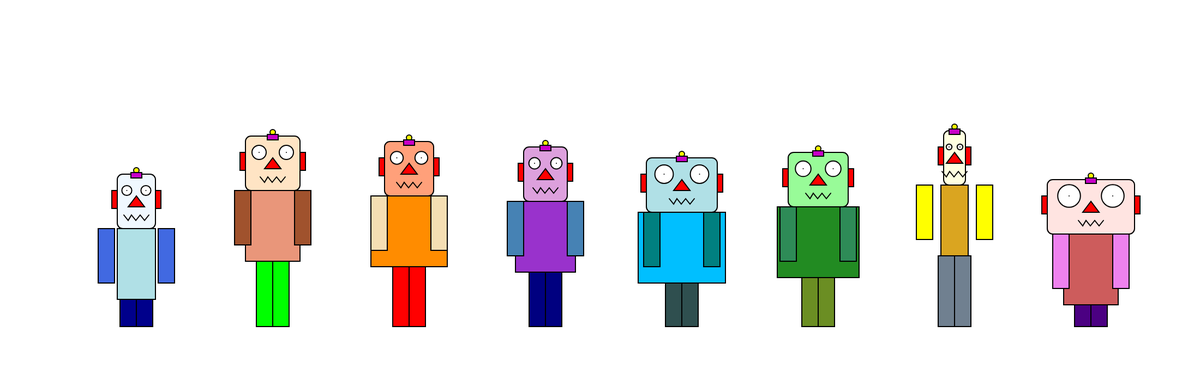
Frame 1 (no input)
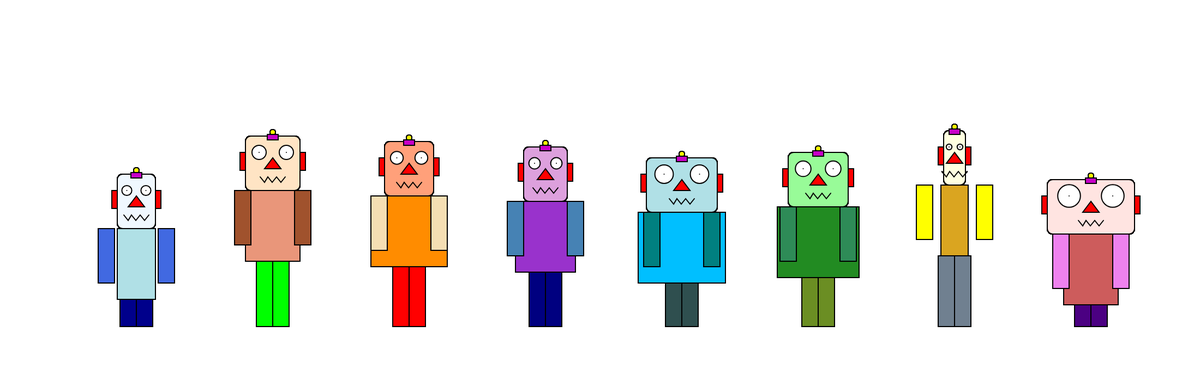
Frame 60 (no input)
Frame 120 (the mouse pressed at the canvas centre since frame 60): identical to frame 60, image omitted

The p5.js sketch that drew these frames (run headless with seeded random() and noise() and a simulated clock; from frame 60 on, the mouse is pressed at the canvas centre):

// p5.js sketch
// ── sketch.js
//Hack it - we are the robot family

//TASK 1. modify the code so that all three robots are drawn
//TASK 2. try changing the numbers to create your robot family
//TASK 3. create more arrays and use the values in them to add more variation to the robots


var robotWidths;
var robotHeights;
var headWidths;
var colorsBody;
var colorsHead;
var colorsArms;
var colorsFood;


function setup() {
	//create a canvas for the robot
	createCanvas(2200, 700);
	robotWidths = [70, 100, 140, 110, 160, 150, 50, 100];
	robotHeights = [50, 120, 110, 100, 80, 90, 130, 40];
	headWidths = [0.7, 1, 0.9, 0.8,1.3,1.1,0.4,1.6];
	colorsBody = ["PowderBlue", "DarkSalmon", "DarkOrange","DarkOrchid","DeepSkyBlue","ForestGreen","GoldenRod",'IndianRed'];
	colorsHead = ["AliceBlue", "Bisque",'LightSalmon','Plum','PowderBlue','PaleGreen','LightYellow','MistyRose'];
	colorsArms = ['RoyalBlue','Sienna','Wheat','SteelBlue','Teal','SeaGreen','Yellow','Violet'];
	colorsFood = ['DarkBlue','Lime','Red','Navy','DarkSlateGrey','OliveDrab','SlateGrey','Indigo'];
}

function draw() {
	strokeWeight(2);
	translate(0, 600);
	

	//ROBOT 1
	for (var i = 0; i < 8; i++) {
		translate(250, 0);
		fill(colorsBody[i]);
		rect(-robotWidths[i] / 2, -robotHeights[i] - 130, robotWidths[i], 130);
		fill(colorsArms[i]);
		rect(-70, -robotHeights[i] - 130, 30, 100);
		rect(40, -robotHeights[i] - 130, 30, 100);
		fill(colorsFood[i]);
		rect(-30, -robotHeights[i], 30, robotHeights[i]);
		rect(0, -robotHeights[i], 30, robotHeights[i]);

		//robot heads
		fill(colorsHead[i]);
		rect(-50 * headWidths[i], -robotHeights[i] - 230, 100 * headWidths[i], 100, 10);

		//ears
		fill(255, 0, 0);
		rect(-50 * headWidths[i] - 10, -robotHeights[i] - 200, 10, 33);
		rect(50 * headWidths[i], -robotHeights[i] - 200, 10, 33);

		//robots' antennas
		fill(250, 250, 0);
		ellipse(0, -robotHeights[i] - 237, 10, 10);
		fill(200, 0, 200);
		rect(-10, -robotHeights[i] - 233, 20, 10);

		//robot's eyes
		fill(255)
		ellipse(-25 * headWidths[i], -robotHeights[i] - 200, 26 * headWidths[i], 26 * headWidths[i]);
		point(-25 * headWidths[i], -robotHeights[i] - 200);
		ellipse(25 * headWidths[i], -robotHeights[i] - 200, 26 * headWidths[i], 26 * headWidths[i]);
		point(25 * headWidths[i], -robotHeights[i] - 200);

		//robots' nose
		fill(255, 0, 0);
		triangle(0, -robotHeights[i] - 190, -15, -robotHeights[i] - 170, 15, -robotHeights[i] - 170);

		//robot mouth
		noFill();
		beginShape();
		vertex(-23, -robotHeights[i] - 155);
		vertex(-15, -robotHeights[i] - 145);
		vertex(-9, -robotHeights[i] - 155);
		vertex(-1, -robotHeights[i] - 145);
		vertex(7, -robotHeights[i] - 155);
		vertex(15, -robotHeights[i] - 145);
		vertex(23, -robotHeights[i] - 155);
		endShape();
	}



}
